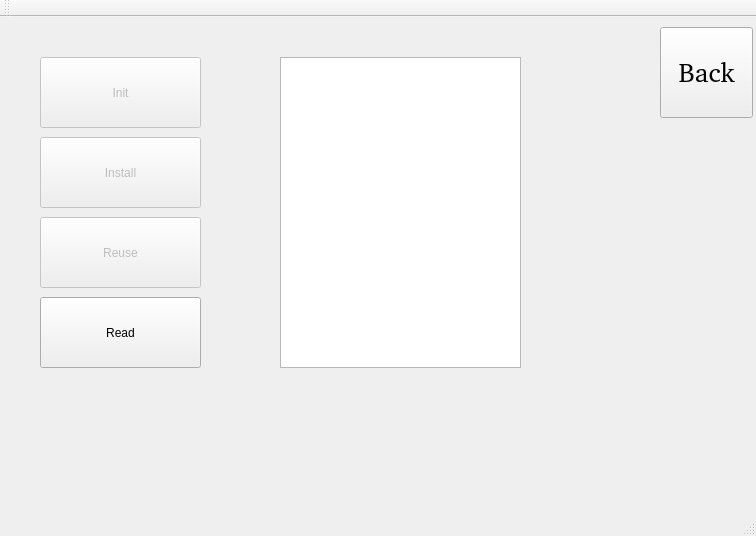
<?xml version="1.0" encoding="UTF-8"?>
<ui version="4.0">
 <class>rfid</class>
 <widget class="QMainWindow" name="rfid">
  <property name="geometry">
   <rect>
    <x>0</x>
    <y>0</y>
    <width>756</width>
    <height>536</height>
   </rect>
  </property>
  <property name="windowTitle">
   <string>rfid</string>
  </property>
  <widget class="QWidget" name="centralWidget">
   <widget class="QStackedWidget" name="stackedWidget">
    <property name="geometry">
     <rect>
      <x>10</x>
      <y>10</y>
      <width>621</width>
      <height>441</height>
     </rect>
    </property>
    <property name="currentIndex">
     <number>1</number>
    </property>
    <widget class="QWidget" name="Scan">
     <widget class="QLabel" name="label_scanStatus">
      <property name="geometry">
       <rect>
        <x>210</x>
        <y>0</y>
        <width>271</width>
        <height>61</height>
       </rect>
      </property>
      <property name="font">
       <font>
        <family>Bitstream Charter</family>
        <pointsize>16</pointsize>
       </font>
      </property>
      <property name="text">
       <string>No RFID Tag Detected!!</string>
      </property>
     </widget>
     <widget class="QPushButton" name="pushButton_controlRFtransmit">
      <property name="geometry">
       <rect>
        <x>20</x>
        <y>70</y>
        <width>271</width>
        <height>111</height>
       </rect>
      </property>
      <property name="font">
       <font>
        <family>Bitstream Charter</family>
        <pointsize>20</pointsize>
       </font>
      </property>
      <property name="text">
       <string>Control RF Transmit</string>
      </property>
      <property name="default">
       <bool>false</bool>
      </property>
      <property name="flat">
       <bool>false</bool>
      </property>
     </widget>
     <widget class="QLabel" name="label">
      <property name="geometry">
       <rect>
        <x>40</x>
        <y>10</y>
        <width>101</width>
        <height>51</height>
       </rect>
      </property>
      <property name="font">
       <font>
        <family>Bitstream Charter</family>
        <pointsize>14</pointsize>
       </font>
      </property>
      <property name="text">
       <string>Status:</string>
      </property>
     </widget>
     <widget class="QPushButton" name="pushButton_selectMifare">
      <property name="enabled">
       <bool>false</bool>
      </property>
      <property name="geometry">
       <rect>
        <x>20</x>
        <y>190</y>
        <width>271</width>
        <height>111</height>
       </rect>
      </property>
      <property name="font">
       <font>
        <family>Bitstream Charter</family>
        <pointsize>24</pointsize>
       </font>
      </property>
      <property name="text">
       <string>Select Mifare Card</string>
      </property>
     </widget>
     <widget class="QPushButton" name="pushButton_options">
      <property name="enabled">
       <bool>false</bool>
      </property>
      <property name="geometry">
       <rect>
        <x>20</x>
        <y>320</y>
        <width>271</width>
        <height>111</height>
       </rect>
      </property>
      <property name="font">
       <font>
        <family>Bitstream Charter</family>
        <pointsize>20</pointsize>
       </font>
      </property>
      <property name="text">
       <string>Options</string>
      </property>
     </widget>
     <widget class="QWidget" name="layoutWidget">
      <property name="geometry">
       <rect>
        <x>310</x>
        <y>190</y>
        <width>301</width>
        <height>111</height>
       </rect>
      </property>
      <layout class="QGridLayout" name="gridLayout">
       <item row="0" column="0">
        <widget class="QLabel" name="label_serial">
         <property name="enabled">
          <bool>false</bool>
         </property>
         <property name="text">
          <string>Serial: </string>
         </property>
        </widget>
       </item>
       <item row="0" column="1">
        <widget class="QLineEdit" name="lineEdit_serial">
         <property name="enabled">
          <bool>false</bool>
         </property>
        </widget>
       </item>
       <item row="1" column="0">
        <widget class="QLabel" name="label_type">
         <property name="enabled">
          <bool>false</bool>
         </property>
         <property name="text">
          <string>Type:</string>
         </property>
        </widget>
       </item>
       <item row="1" column="1">
        <widget class="QLineEdit" name="lineEdit_type">
         <property name="enabled">
          <bool>false</bool>
         </property>
        </widget>
       </item>
      </layout>
     </widget>
    </widget>
    <widget class="QWidget" name="Options">
     <widget class="QPushButton" name="pushButton_init">
      <property name="enabled">
       <bool>false</bool>
      </property>
      <property name="geometry">
       <rect>
        <x>30</x>
        <y>30</y>
        <width>161</width>
        <height>71</height>
       </rect>
      </property>
      <property name="text">
       <string>Init</string>
      </property>
     </widget>
     <widget class="QPushButton" name="pushButton_install">
      <property name="enabled">
       <bool>false</bool>
      </property>
      <property name="geometry">
       <rect>
        <x>30</x>
        <y>110</y>
        <width>161</width>
        <height>71</height>
       </rect>
      </property>
      <property name="text">
       <string>Install</string>
      </property>
     </widget>
     <widget class="QPushButton" name="pushButton_reuse">
      <property name="enabled">
       <bool>false</bool>
      </property>
      <property name="geometry">
       <rect>
        <x>30</x>
        <y>190</y>
        <width>161</width>
        <height>71</height>
       </rect>
      </property>
      <property name="text">
       <string>Reuse</string>
      </property>
     </widget>
     <widget class="QPushButton" name="pushButton_read">
      <property name="geometry">
       <rect>
        <x>30</x>
        <y>270</y>
        <width>161</width>
        <height>71</height>
       </rect>
      </property>
      <property name="text">
       <string>Read</string>
      </property>
     </widget>
     <widget class="QTextEdit" name="textEdit">
      <property name="geometry">
       <rect>
        <x>270</x>
        <y>30</y>
        <width>241</width>
        <height>311</height>
       </rect>
      </property>
     </widget>
    </widget>
    <widget class="QWidget" name="Read">
     <widget class="QWidget" name="layoutWidget">
      <property name="geometry">
       <rect>
        <x>30</x>
        <y>30</y>
        <width>541</width>
        <height>381</height>
       </rect>
      </property>
      <layout class="QGridLayout" name="gridLayout_2">
       <item row="0" column="0">
        <widget class="QLabel" name="label_2">
         <property name="text">
          <string>TextLabel</string>
         </property>
        </widget>
       </item>
       <item row="0" column="2">
        <widget class="QLineEdit" name="lineEdit"/>
       </item>
       <item row="1" column="0">
        <widget class="QLabel" name="label_9">
         <property name="text">
          <string>TextLabel</string>
         </property>
        </widget>
       </item>
       <item row="1" column="2">
        <widget class="QLineEdit" name="lineEdit_8"/>
       </item>
       <item row="2" column="0">
        <widget class="QLabel" name="label_10">
         <property name="text">
          <string>TextLabel</string>
         </property>
        </widget>
       </item>
       <item row="2" column="2">
        <widget class="QLineEdit" name="lineEdit_9"/>
       </item>
       <item row="3" column="0">
        <widget class="QLabel" name="label_11">
         <property name="text">
          <string>TextLabel</string>
         </property>
        </widget>
       </item>
       <item row="3" column="2">
        <widget class="QLineEdit" name="lineEdit_10"/>
       </item>
       <item row="4" column="0">
        <widget class="QLabel" name="label_12">
         <property name="text">
          <string>TextLabel</string>
         </property>
        </widget>
       </item>
       <item row="6" column="0">
        <widget class="QLabel" name="label_13">
         <property name="text">
          <string>TextLabel</string>
         </property>
        </widget>
       </item>
       <item row="4" column="2">
        <widget class="QLineEdit" name="lineEdit_11"/>
       </item>
       <item row="6" column="2">
        <widget class="QLineEdit" name="lineEdit_12"/>
       </item>
      </layout>
     </widget>
    </widget>
   </widget>
   <widget class="QPushButton" name="pushButton">
    <property name="geometry">
     <rect>
      <x>660</x>
      <y>10</y>
      <width>93</width>
      <height>91</height>
     </rect>
    </property>
    <property name="font">
     <font>
      <family>Bitstream Charter</family>
      <pointsize>20</pointsize>
     </font>
    </property>
    <property name="text">
     <string>Back</string>
    </property>
   </widget>
  </widget>
  <widget class="QMenuBar" name="menuBar">
   <property name="geometry">
    <rect>
     <x>0</x>
     <y>0</y>
     <width>756</width>
     <height>21</height>
    </rect>
   </property>
  </widget>
  <widget class="QToolBar" name="mainToolBar">
   <attribute name="toolBarArea">
    <enum>TopToolBarArea</enum>
   </attribute>
   <attribute name="toolBarBreak">
    <bool>false</bool>
   </attribute>
  </widget>
  <widget class="QStatusBar" name="statusBar"/>
 </widget>
 <layoutdefault spacing="6" margin="11"/>
 <resources/>
 <connections>
  <connection>
   <sender>pushButton_controlRFtransmit</sender>
   <signal>clicked()</signal>
   <receiver>rfid</receiver>
   <slot>onControlRFtransmit_clicked()</slot>
   <hints>
    <hint type="sourcelabel">
     <x>277</x>
     <y>218</y>
    </hint>
    <hint type="destinationlabel">
     <x>664</x>
     <y>224</y>
    </hint>
   </hints>
  </connection>
  <connection>
   <sender>pushButton_selectMifare</sender>
   <signal>clicked()</signal>
   <receiver>rfid</receiver>
   <slot>onSelectMifare_clicked()</slot>
   <hints>
    <hint type="sourcelabel">
     <x>293</x>
     <y>345</y>
    </hint>
    <hint type="destinationlabel">
     <x>667</x>
     <y>354</y>
    </hint>
   </hints>
  </connection>
  <connection>
   <sender>pushButton_options</sender>
   <signal>clicked()</signal>
   <receiver>rfid</receiver>
   <slot>onOptions_clicked()</slot>
   <hints>
    <hint type="sourcelabel">
     <x>272</x>
     <y>415</y>
    </hint>
    <hint type="destinationlabel">
     <x>668</x>
     <y>427</y>
    </hint>
   </hints>
  </connection>
  <connection>
   <sender>pushButton</sender>
   <signal>clicked()</signal>
   <receiver>rfid</receiver>
   <slot>onBack_clicked()</slot>
   <hints>
    <hint type="sourcelabel">
     <x>683</x>
     <y>99</y>
    </hint>
    <hint type="destinationlabel">
     <x>708</x>
     <y>165</y>
    </hint>
   </hints>
  </connection>
  <connection>
   <sender>pushButton_init</sender>
   <signal>clicked()</signal>
   <receiver>rfid</receiver>
   <slot>onInit_clicked()</slot>
   <hints>
    <hint type="sourcelabel">
     <x>184</x>
     <y>123</y>
    </hint>
    <hint type="destinationlabel">
     <x>713</x>
     <y>236</y>
    </hint>
   </hints>
  </connection>
  <connection>
   <sender>pushButton_read</sender>
   <signal>clicked()</signal>
   <receiver>rfid</receiver>
   <slot>onRead_clicked()</slot>
   <hints>
    <hint type="sourcelabel">
     <x>138</x>
     <y>354</y>
    </hint>
    <hint type="destinationlabel">
     <x>734</x>
     <y>313</y>
    </hint>
   </hints>
  </connection>
 </connections>
 <slots>
  <slot>onControlRFtransmit_clicked()</slot>
  <slot>onSelectMifare_clicked()</slot>
  <slot>onOptions_clicked()</slot>
  <slot>onBack_clicked()</slot>
  <slot>onInit_clicked()</slot>
  <slot>onRead_clicked()</slot>
 </slots>
</ui>
